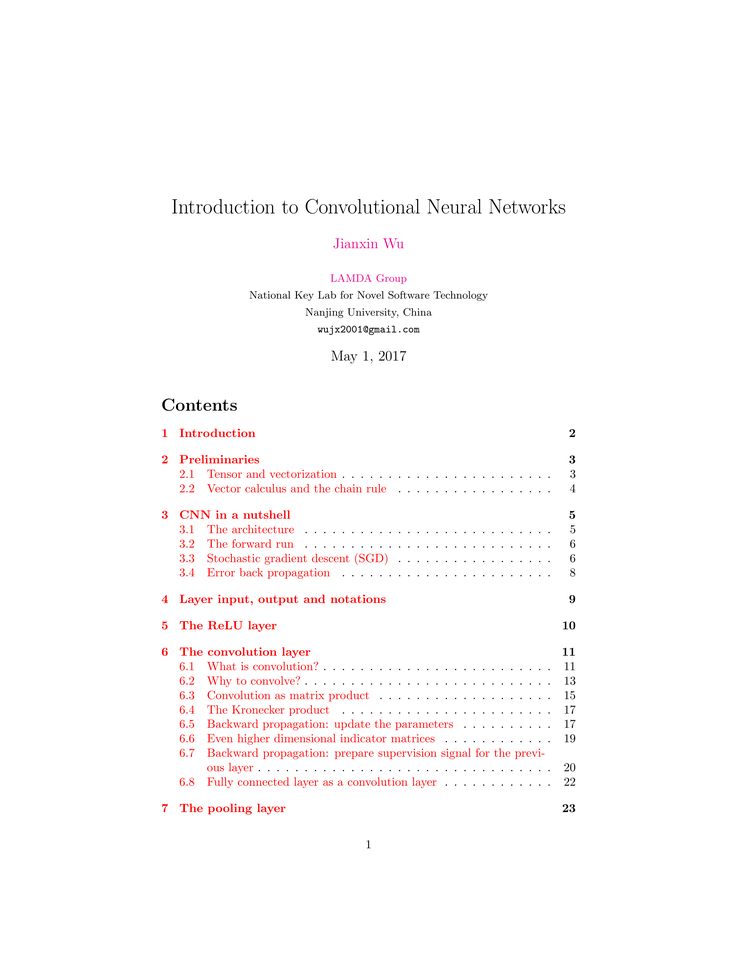
#> input picture data/CNNPng/CNN-1.png, 738 x 956 px, shrunk from 2550 x 3301 before the run; its folder holds only this picture in this run
$ python -i image_processor.py   (imports and definitions only)
#> lines starting #> are read from the running program, lines starting #| are printed output that depends on the picture; after the words box and inside, x2 and y2 are one past the last pixel; in counts of white or black regions, pixels touching at a corner belong together
### document_conversion/converter.py
import cv2
import numpy as np

def convert_to_cv_image(file_path):
    """
    Convert various file types to a format compatible with OpenCV.
    Currently supports: PNG, JPEG, BMP, TIFF
    """
#> called with file_path = 'data/CNNPng/CNN-1.png'
    image = cv2.imread(file_path)
#> image is the input picture: shape (956, 738, 3); mean B, G, R 251.5, 251.4, 253.9
    if image is None:
        raise ValueError(f"Unable to read file: {file_path}")
    return image

### image_processor.py
import os
import cv2 as cv
import numpy as np
import pytesseract
from PIL import Image
import matplotlib.pyplot as plt
from document_conversion.converter import convert_to_cv_image

# Flag to control image display
DISPLAY_IMAGES = True  # Set to True if you want to see each processed image

#  Read & Display an Image
def load_img(path):
    # For all file types, use cv2.imread
    image = cv.imread(path)
    if image is None:
        print(f"Error: Unable to read the file '{path}'. Please verify the file path and format.")
    return image

def display_image(image, title="Image"):
#> called with title = 'Original Image: CNN-1.png'
    if DISPLAY_IMAGES:
        plt.figure(figsize=(10, 8))
        if len(image.shape) == 2:  # Grayscale image
            plt.imshow(image, cmap='gray')
        else:  # Color image
            plt.imshow(cv.cvtColor(image, cv.COLOR_BGR2RGB))
        plt.title(title)
        plt.axis('off')
        print(f"Displaying image: {title}")
        print(f"Image shape: {image.shape}")
#| Image shape: (956, 738, 3)
        print(f"Image min value: {np.min(image)}, max value: {np.max(image)}")
#| Image min value: 0, max value: 255
        plt.show()
    else:
        print(f"Image display disabled. Title: {title}")

#  Convert Image to Grayscale
def convert_to_grayscale(image):
    return cv.cvtColor(image, cv.COLOR_BGR2GRAY)
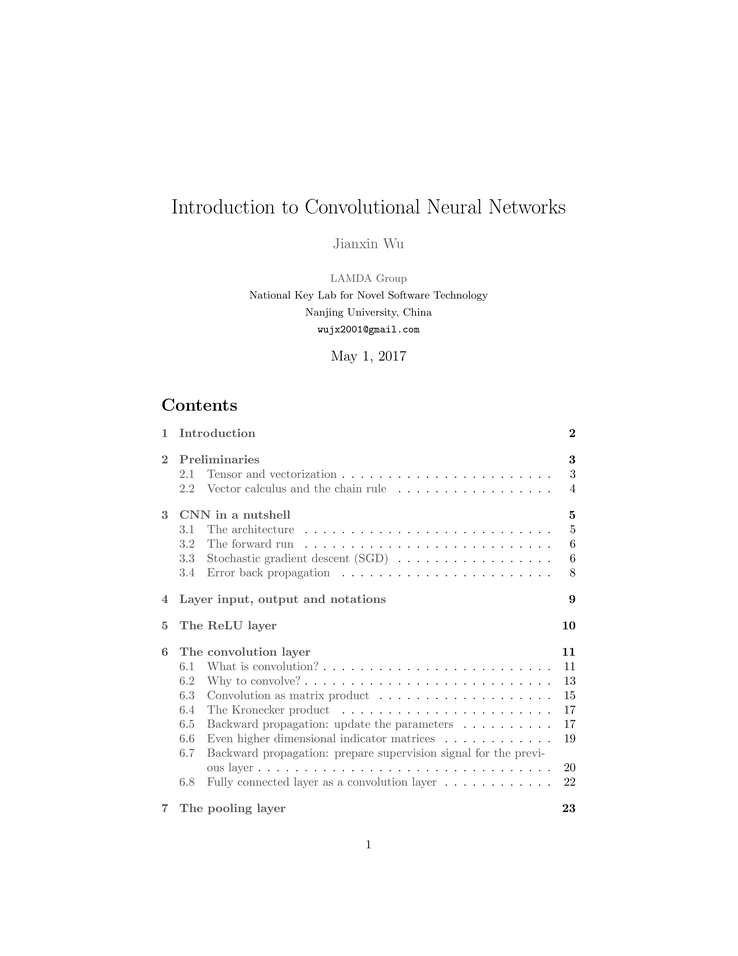
#> returned value: shape (956, 738); min 0, max 255, mean 252.2
#| Image shape: (956, 738)
#| Image min value: 0, max value: 255

#  Apply Thresholding
def apply_threshold(image):
    return cv.threshold(image, 0, 255, cv.THRESH_BINARY + cv.THRESH_OTSU)[1]
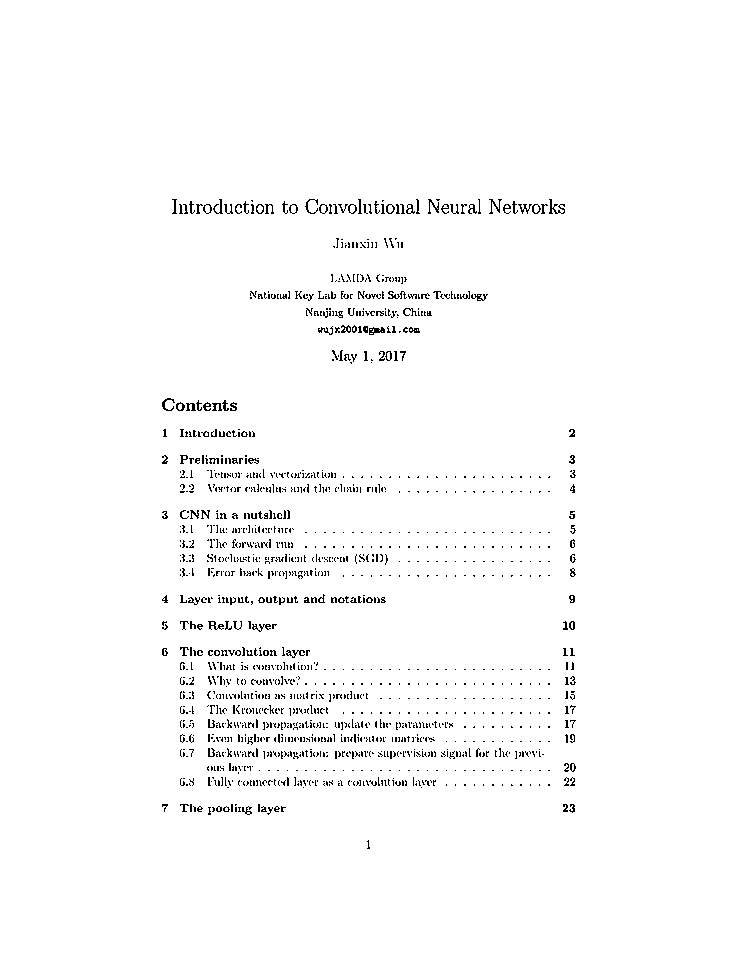
#> returned value: shape (956, 738); 98.1% white; black in thin lines or dots, all inside (x1, y1, x2, y2) = (162, 199, 576, 849)


# Main processing function
def process_image(image_path):
    print(f"Processing file: {image_path}")

    if not os.path.exists(image_path):
        print(f"Error: File '{image_path}' does not exist.")
        return None

    try:
        # Load and convert the image
        image = convert_to_cv_image(image_path)
        print(f"Successfully loaded image: {image_path}")
    except ValueError as e:
        print(str(e))
        return None

    # Display original image
    display_image(image, f"Original Image: {os.path.basename(image_path)}")

    # Convert to grayscale
    gray_image = convert_to_grayscale(image)
    display_image(gray_image, f"Grayscale Image: {os.path.basename(image_path)}")

    # Apply thresholding
    thresholded_image = apply_threshold(gray_image)
    display_image(thresholded_image, f"Thresholded Image: {os.path.basename(image_path)}")
#| Image shape: (956, 738)
#| Image min value: 0, max value: 255
    return thresholded_image

def process_all_images(directory):
    processed_images = []
    for filename in sorted(os.listdir(directory)):
        if filename.lower().endswith('.png'):
            file_path = os.path.join(directory, filename)
            print(f"Processing {filename}...")
            processed_image = process_image(file_path)
            if processed_image is not None:
                processed_images.append((filename, processed_image))
    return processed_images

>>> result = process_image('data/CNNPng/CNN-1.png')

$ run again, on data/CNNPng/CNN-10.png
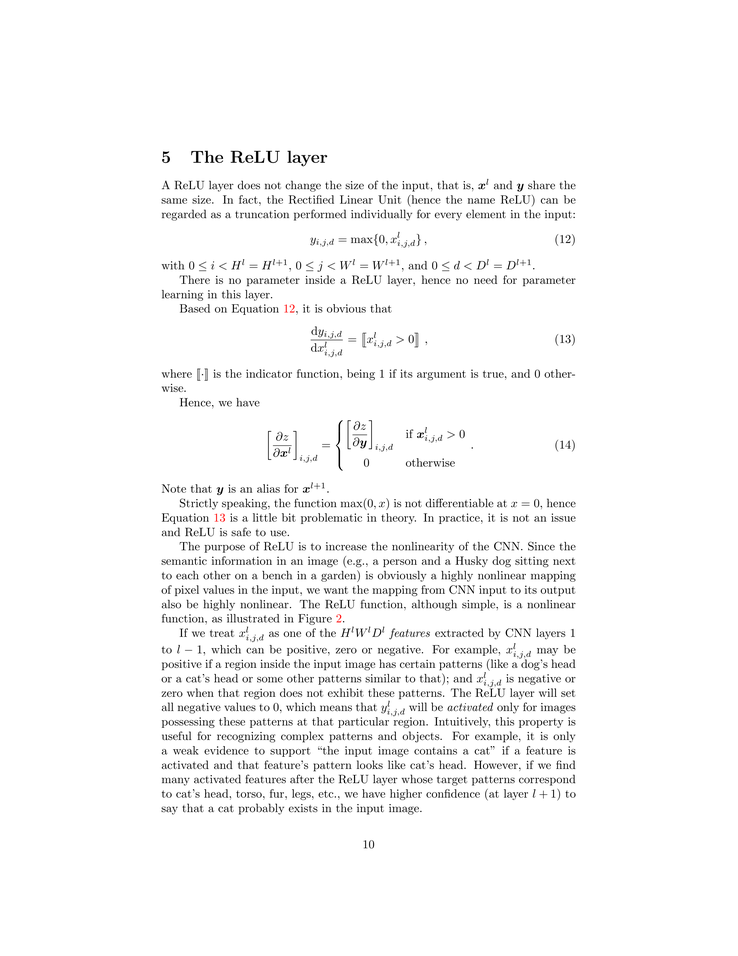
#> input picture data/CNNPng/CNN-10.png, 738 x 956 px, shrunk from 2550 x 3301 before the run
#> in convert_to_cv_image, image is the input picture: shape (956, 738, 3); mean B, G, R 247.8, 247.8, 247.8
#| Image shape: (956, 738, 3)
#| Image min value: 0, max value: 255
#| Image shape: (956, 738)
#| Image min value: 0, max value: 255
#> in apply_threshold, `return cv.threshold(image, 0, 255, cv.THRESH_BINARY + cv.THRESH_OTSU)[1]`:
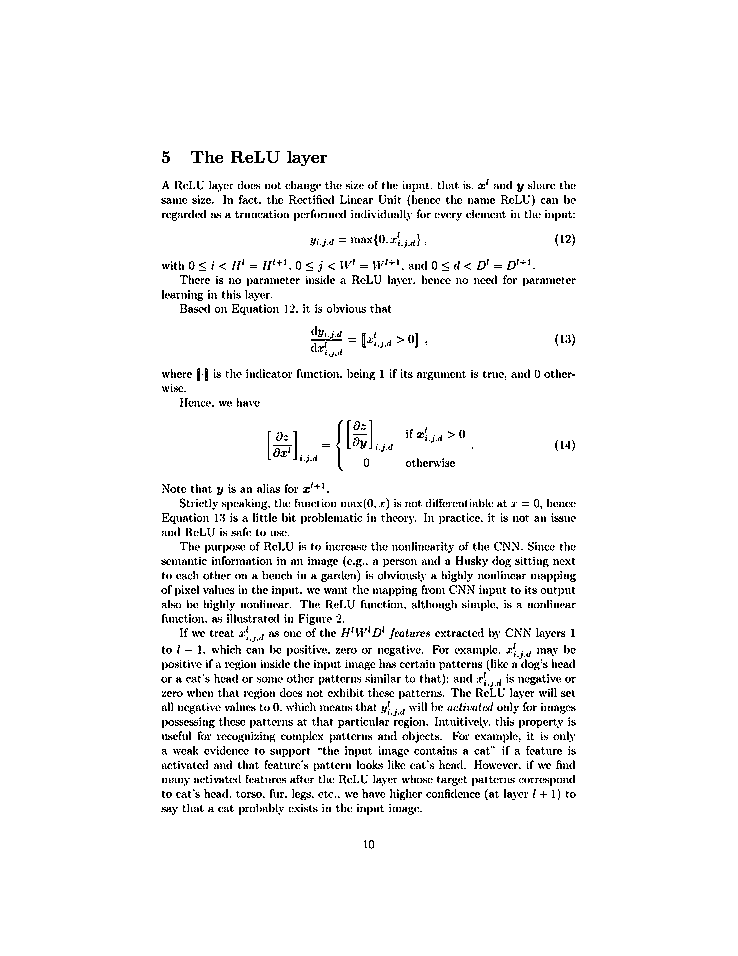
#> returned value: shape (956, 738); 95.6% white; black in thin lines or dots, all inside (x1, y1, x2, y2) = (161, 151, 576, 849)
#| Image shape: (956, 738)
#| Image min value: 0, max value: 255

$ run again, on data/CNNPng/CNN-11.png
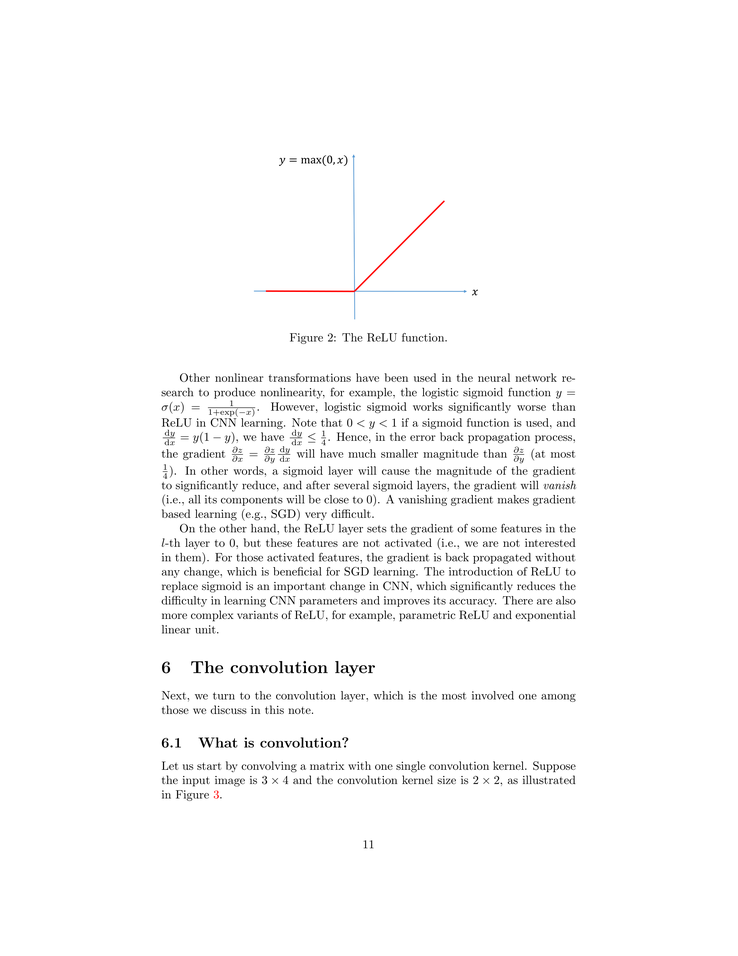
#> input picture data/CNNPng/CNN-11.png, 738 x 956 px, shrunk from 2550 x 3301 before the run
#> in convert_to_cv_image, image is the input picture: shape (956, 738, 3); mean B, G, R 249.4, 249.4, 249.5
#| Image shape: (956, 738, 3)
#| Image min value: 0, max value: 255
#| Image shape: (956, 738)
#| Image min value: 0, max value: 255
#> in apply_threshold, `return cv.threshold(image, 0, 255, cv.THRESH_BINARY + cv.THRESH_OTSU)[1]`:
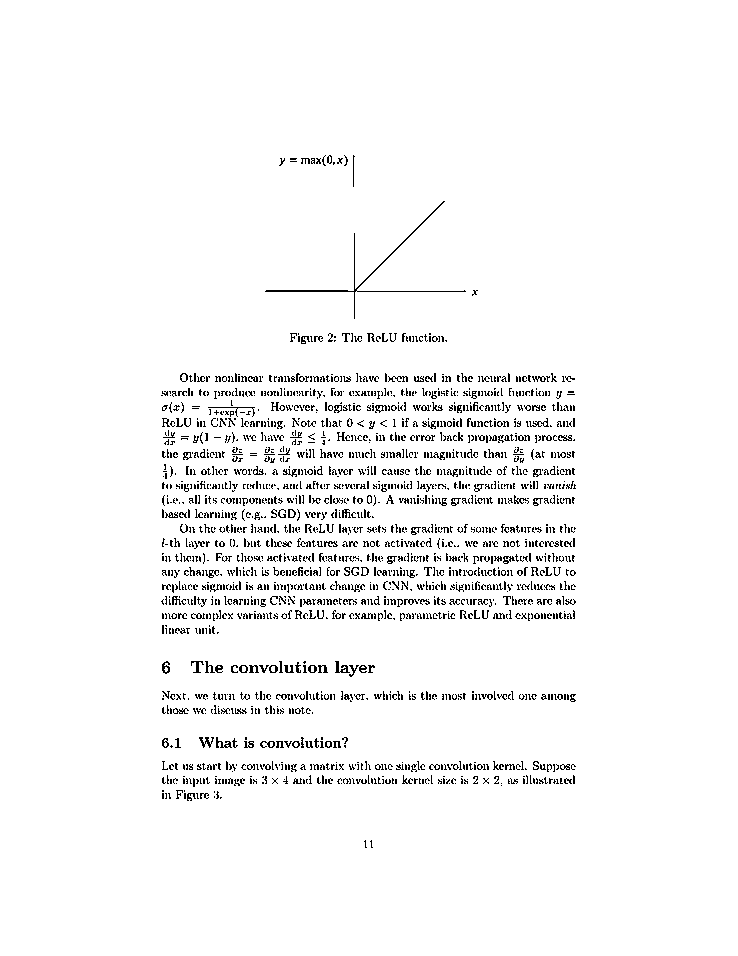
#> returned value: shape (956, 738); 96.5% white; black in thin lines or dots, all inside (x1, y1, x2, y2) = (161, 155, 576, 848)
#| Image shape: (956, 738)
#| Image min value: 0, max value: 255

$ run again, on data/CNNPng/CNN-12.png
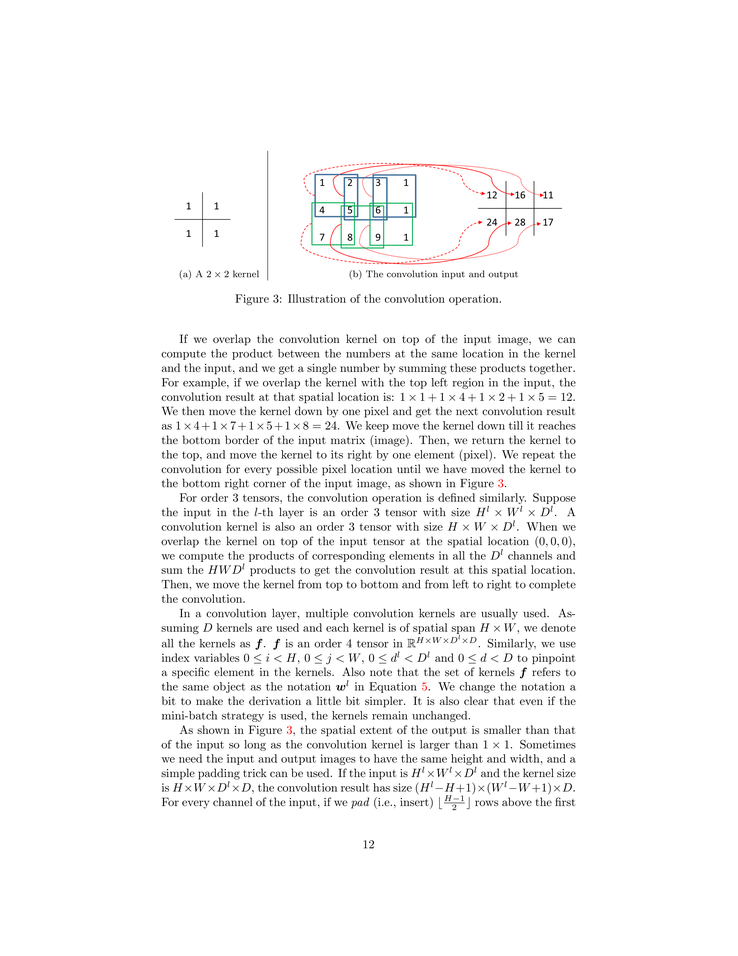
#> input picture data/CNNPng/CNN-12.png, 738 x 956 px, shrunk from 2550 x 3301 before the run
#> in convert_to_cv_image, image is the input picture: shape (956, 738, 3); mean B, G, R 246.5, 246.5, 246.6
#| Image shape: (956, 738, 3)
#| Image min value: 0, max value: 255
#| Image shape: (956, 738)
#| Image min value: 0, max value: 255
#> in apply_threshold, `return cv.threshold(image, 0, 255, cv.THRESH_BINARY + cv.THRESH_OTSU)[1]`:
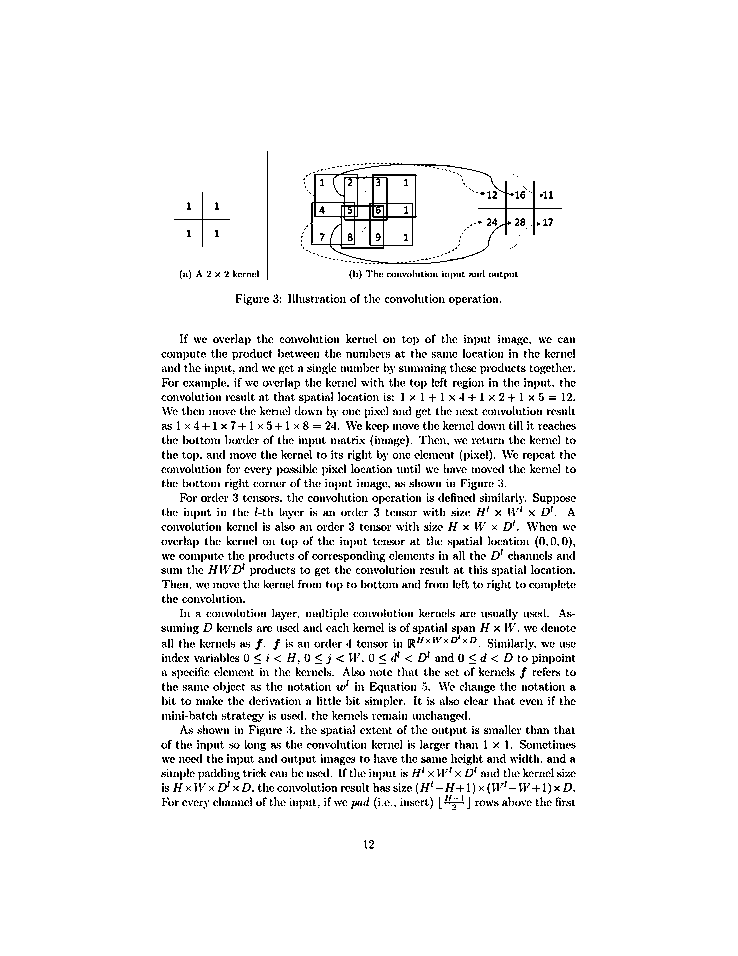
#> returned value: shape (956, 738); 94.7% white; black in thin lines or dots, all inside (x1, y1, x2, y2) = (161, 151, 576, 849)
#| Image shape: (956, 738)
#| Image min value: 0, max value: 255
